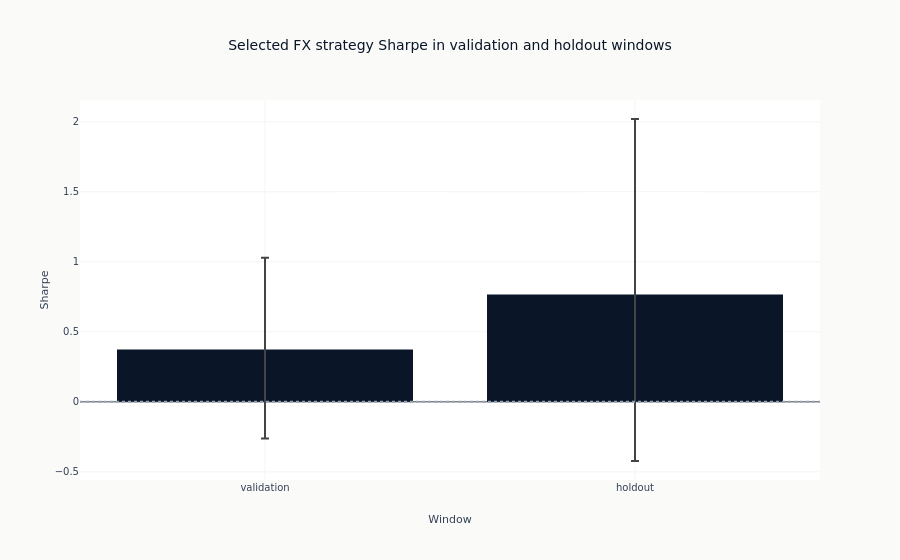

The notebook cell saved with this chart:
### Code cell
performance_figure = px.bar(
    selected_performance,
    x="period",
    y="sharpe",
    error_y=selected_performance.get_column("sharpe_ci95_hi")
    - selected_performance.get_column("sharpe"),
    error_y_minus=selected_performance.get_column("sharpe")
    - selected_performance.get_column("sharpe_ci95_lo"),
    title="Selected FX strategy Sharpe in validation and holdout windows",
    labels={"period": "Window", "sharpe": "Sharpe"},
)
performance_figure.add_hline(y=0, line_dash="dot", line_color=COLORS["recede"])
performance_figure.show()

### Figure 1 — Plotly figure (JSON) as saved in the notebook; plotly's stock layout.template omitted (floating-point values rounded to 4 significant figures)
{"data": [{"error_y": {"array": [0.6549, 1.252], "arrayminus": [0.6361, 1.19]}, "hovertemplate": "Window=%{x}<br>Sharpe=%{y}<extra></extra>", "legendgroup": "", "marker": {"color": "#0a1628", "pattern": {"shape": ""}}, "name": "", "orientation": "v", "showlegend": false, "textposition": "auto", "type": "bar", "x": ["validation", "holdout"], "xaxis": "x", "y": [0.3745, 0.7673], "yaxis": "y"}], "layout": {"barmode": "relative", "legend": {"tracegroupgap": 0}, "shapes": [{"line": {"color": "#94a3b8", "dash": "dot"}, "type": "line", "x0": 0, "x1": 1, "xref": "x domain", "y0": 0, "y1": 0, "yref": "y"}], "title": {"text": "Selected FX strategy Sharpe in validation and holdout windows"}, "xaxis": {"anchor": "y", "domain": [0.0, 1.0], "title": {"text": "Window"}}, "yaxis": {"anchor": "x", "domain": [0.0, 1.0], "title": {"text": "Sharpe"}}}}
